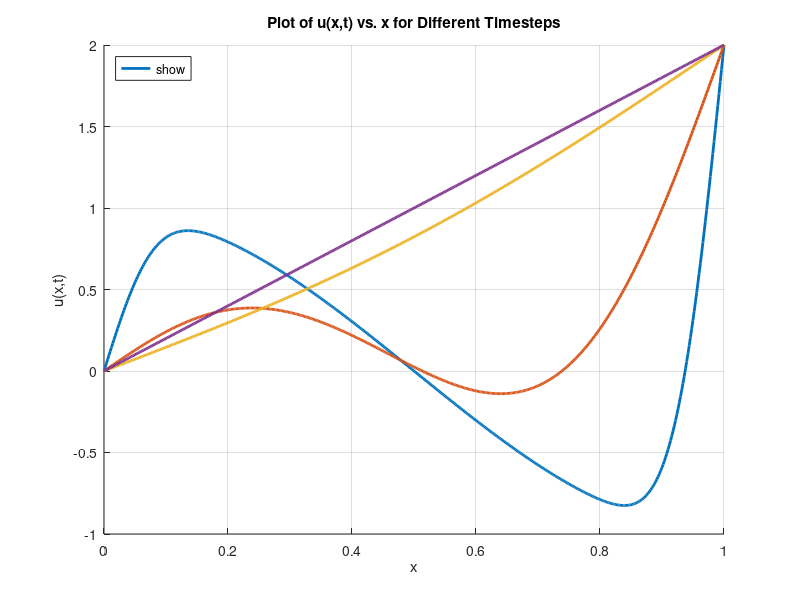

Here is the MATLAB script that generated this plot:

clc;            
clear;          
close all;      

% Define the spatial domain for x
x = linspace(0, 1, 500); % Vector of 500 points from x=0 to x=1

% Define the time values from the legend
t_values = [0.001, 0.01, 0.1, 10];

N = 150; 

% --- Plotting ---
figure; % Create a new figure window
hold on; % Hold the plot to overlay multiple lines

% Loop through each specified time value
for i = 1:length(t_values)
    t = t_values(i);
    
    % Initialize the transient part of the solution, v(x,t)
    v = zeros(size(x)); 
    
    % Calculate the series summation for v(x,t)
    for n = 1:N
        % Calculate the coefficient C_n based on its piecewise definition
        if n == 1
            Cn = -4/pi;
        else % n > 1
            % NOTE: Corrected formula is used here. See explanation below.
            term1 = (2 * n * ((-1)^n + 1)) / (pi * (n^2 - 1));
            term2 = -4 * ((-1)^(n+1)) / (n * pi);
            Cn = term1 + term2;
        end
        
        % Add the current term to the transient solution v
        v = v + Cn * sin(n*pi*x) .* exp(-2*(n*pi)^2 * t);
    end
    
    % Calculate the full solution u(x,t) = v(x,t) + u_E(x)
    uE = 2*x; % Steady-state part of the solution
    u = v + uE;
    
    % Plot the result for the current time t
    plot(x, u, 'LineWidth', 2, 'DisplayName', sprintf('t = %gs', t));
end

% --- Finalize the Plot ---
hold off; % Release the plot hold
grid on; % Add a grid
xlabel('x'); % Label the x-axis
ylabel('u(x,t)'); % Label the y-axis
title('Plot of u(x,t) vs. x for Different Timesteps'); % Add a title
legend('show', 'Location', 'northwest');